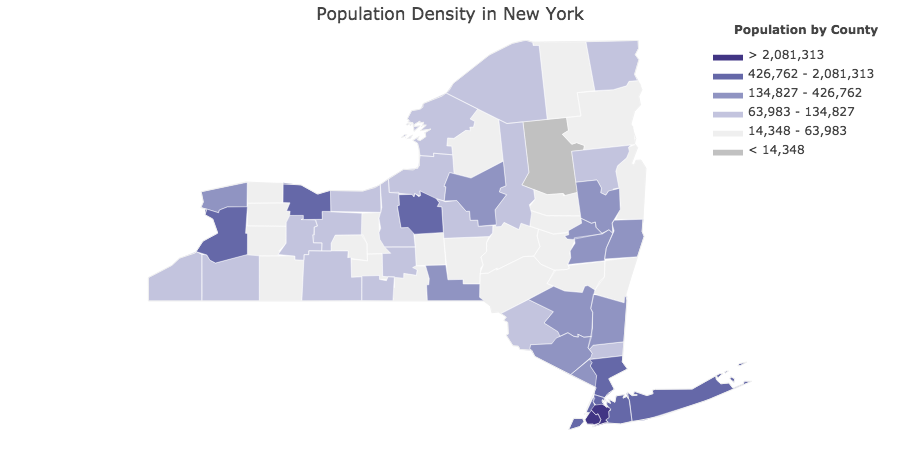

Write the Python code that produced this figure.

import plotly.offline as pyo
import plotly.figure_factory as ff

import numpy as np
import pandas as pd

df_sample = pd.read_csv('https://raw.githubusercontent.com/plotly/datasets/master/minoritymajority.csv')
df_sample_r = df_sample[df_sample['STNAME'] == 'New York']

values = df_sample_r['TOT_POP'].tolist()
fips = df_sample_r['FIPS'].tolist()

colorscale = [
    'rgb(193, 193, 193)',
    'rgb(239,239,239)',
    'rgb(195, 196, 222)',
    'rgb(144,148,194)',
    'rgb(101,104,168)',
    'rgb(65, 53, 132)'
]

fig = ff.create_choropleth(
    fips=fips, values=values, scope=['NY'],
    binning_endpoints=[14348, 63983, 134827, 426762, 2081313], colorscale=colorscale,
    county_outline={'color': 'rgb(255,255,255)', 'width': 0.5}, round_legend_values=True,
    legend_title='Population by County', title='Population Density in New York '
)
pyo.plot(fig, filename = 'examples/mapheatmap/mapheatmap.html')
